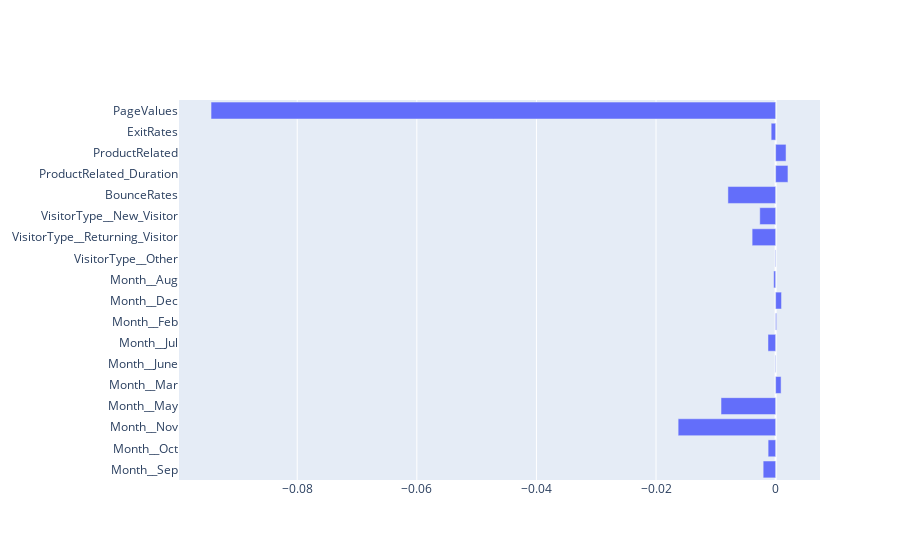

Notebook cell for this chart:
### Code cell
fig = go.Figure()
fig.add_trace(go.Bar(x=shap_values[1], y=cols_to_use, orientation="h"))
fig.update_layout(yaxis=dict(autorange="reversed"))
fig.show()

### Figure 1 — Plotly figure (JSON) as saved in the notebook; plotly's stock layout.template omitted (floating-point values rounded to 4 significant figures)
{"data": [{"orientation": "h", "type": "bar", "x": [-0.09441, -0.0007473, 0.00174, 0.002061, -0.007977, -0.00265, -0.00393, -7.288e-05, -0.0003254, 0.000986, 0.00016, -0.001281, -6.909e-05, 0.0009135, -0.009132, -0.0163, -0.001258, -0.002086], "y": ["PageValues", "ExitRates", "ProductRelated", "ProductRelated_Duration", "BounceRates", "VisitorType__New_Visitor", "VisitorType__Returning_Visitor", "VisitorType__Other", "Month__Aug", "Month__Dec", "Month__Feb", "Month__Jul", "Month__June", "Month__Mar", "Month__May", "Month__Nov", "Month__Oct", "Month__Sep"]}], "layout": {"yaxis": {"autorange": "reversed"}}}
